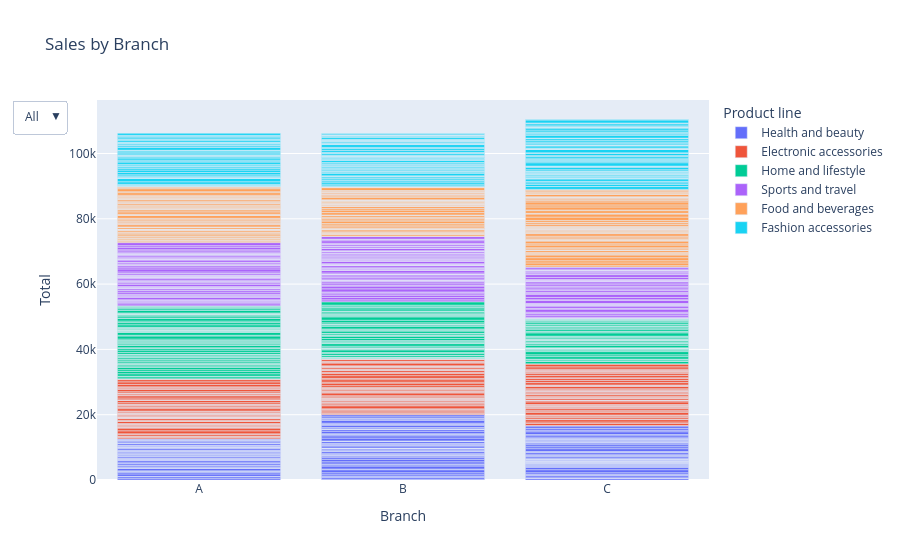

The notebook cell saved with this chart:
### Code cell
import plotly.express as px

fig = px.bar(data, x='Branch', y='Total', color='Product line',
             title='Sales by Branch')

fig.update_layout(
    updatemenus=[
        dict(
            buttons=[
                dict(label="All",
                     method="update",
                     args=[{"visible": [True]*len(fig.data)}]),
            ],
            direction="down"
        )
    ]
)

fig.show()

### Figure 1 — Plotly figure (JSON) as saved in the notebook; plotly's stock layout.template omitted (floating-point values rounded to 4 significant figures; data arrays with more than 128 entries replaced by an {"elided": "..."} marker saying what was removed)
{"data": [{"hovertemplate": "Product line=Health and beauty<br>Branch=%{x}<br>Total=%{y}<extra></extra>", "legendgroup": "Health and beauty", "marker": {"color": "#636efa", "pattern": {"shape": ""}}, "name": "Health and beauty", "orientation": "v", "showlegend": true, "textposition": "auto", "type": "bar", "x": {"elided": "152 str values"}, "xaxis": "x", "y": {"elided": "152 float values"}, "yaxis": "y"}, {"hovertemplate": "Product line=Electronic accessories<br>Branch=%{x}<br>Total=%{y}<extra></extra>", "legendgroup": "Electronic accessories", "marker": {"color": "#EF553B", "pattern": {"shape": ""}}, "name": "Electronic accessories", "orientation": "v", "showlegend": true, "textposition": "auto", "type": "bar", "x": {"elided": "170 str values"}, "xaxis": "x", "y": {"elided": "170 float values"}, "yaxis": "y"}, {"hovertemplate": "Product line=Home and lifestyle<br>Branch=%{x}<br>Total=%{y}<extra></extra>", "legendgroup": "Home and lifestyle", "marker": {"color": "#00cc96", "pattern": {"shape": ""}}, "name": "Home and lifestyle", "orientation": "v", "showlegend": true, "textposition": "auto", "type": "bar", "x": {"elided": "160 str values"}, "xaxis": "x", "y": {"elided": "160 float values"}, "yaxis": "y"}, {"hovertemplate": "Product line=Sports and travel<br>Branch=%{x}<br>Total=%{y}<extra></extra>", "legendgroup": "Sports and travel", "marker": {"color": "#ab63fa", "pattern": {"shape": ""}}, "name": "Sports and travel", "orientation": "v", "showlegend": true, "textposition": "auto", "type": "bar", "x": {"elided": "166 str values"}, "xaxis": "x", "y": {"elided": "166 float values"}, "yaxis": "y"}, {"hovertemplate": "Product line=Food and beverages<br>Branch=%{x}<br>Total=%{y}<extra></extra>", "legendgroup": "Food and beverages", "marker": {"color": "#FFA15A", "pattern": {"shape": ""}}, "name": "Food and beverages", "orientation": "v", "showlegend": true, "textposition": "auto", "type": "bar", "x": {"elided": "174 str values"}, "xaxis": "x", "y": {"elided": "174 float values"}, "yaxis": "y"}, {"hovertemplate": "Product line=Fashion accessories<br>Branch=%{x}<br>Total=%{y}<extra></extra>", "legendgroup": "Fashion accessories", "marker": {"color": "#19d3f3", "pattern": {"shape": ""}}, "name": "Fashion accessories", "orientation": "v", "showlegend": true, "textposition": "auto", "type": "bar", "x": {"elided": "178 str values"}, "xaxis": "x", "y": {"elided": "178 float values"}, "yaxis": "y"}], "layout": {"barmode": "relative", "legend": {"title": {"text": "Product line"}, "tracegroupgap": 0}, "title": {"text": "Sales by Branch"}, "updatemenus": [{"buttons": [{"args": [{"visible": [true, true, true, true, true, true]}], "label": "All", "method": "update"}], "direction": "down"}], "xaxis": {"anchor": "y", "domain": [0, 1], "title": {"text": "Branch"}}, "yaxis": {"anchor": "x", "domain": [0, 1], "title": {"text": "Total"}}}}
